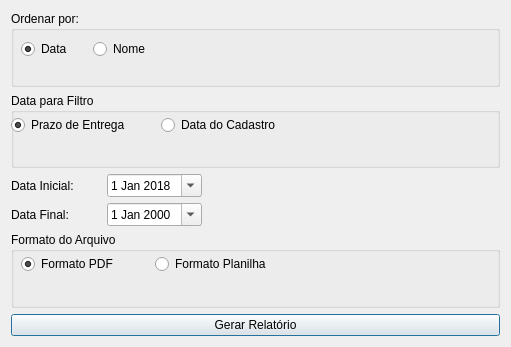
<?xml version="1.0" encoding="UTF-8"?>
<ui version="4.0">
 <class>frmRptRelatorioReservas</class>
 <widget class="QDialog" name="frmRptRelatorioReservas">
  <property name="geometry">
   <rect>
    <x>0</x>
    <y>0</y>
    <width>511</width>
    <height>347</height>
   </rect>
  </property>
  <property name="windowTitle">
   <string>Relatório de Reservas</string>
  </property>
  <layout class="QVBoxLayout" name="verticalLayout">
   <item>
    <widget class="QGroupBox" name="groupBox">
     <property name="autoFillBackground">
      <bool>false</bool>
     </property>
     <property name="title">
      <string>Ordenar por:</string>
     </property>
     <property name="flat">
      <bool>false</bool>
     </property>
     <widget class="QWidget" name="">
      <property name="geometry">
       <rect>
        <x>10</x>
        <y>26</y>
        <width>138</width>
        <height>25</height>
       </rect>
      </property>
      <layout class="QHBoxLayout" name="horizontalLayout">
       <item>
        <widget class="QRadioButton" name="rdData">
         <property name="text">
          <string>Data</string>
         </property>
         <property name="checked">
          <bool>true</bool>
         </property>
        </widget>
       </item>
       <item>
        <widget class="QRadioButton" name="rdNome">
         <property name="text">
          <string>Nome</string>
         </property>
        </widget>
       </item>
      </layout>
     </widget>
    </widget>
   </item>
   <item>
    <widget class="QGroupBox" name="groupBox_2">
     <property name="title">
      <string>Data para Filtro</string>
     </property>
     <widget class="QWidget" name="">
      <property name="geometry">
       <rect>
        <x>0</x>
        <y>20</y>
        <width>293</width>
        <height>25</height>
       </rect>
      </property>
      <layout class="QHBoxLayout" name="horizontalLayout_4">
       <item>
        <widget class="QRadioButton" name="rdPrazo">
         <property name="text">
          <string>Prazo de Entrega</string>
         </property>
         <property name="checked">
          <bool>true</bool>
         </property>
        </widget>
       </item>
       <item>
        <widget class="QRadioButton" name="rdCadastro">
         <property name="text">
          <string>Data do Cadastro</string>
         </property>
        </widget>
       </item>
      </layout>
     </widget>
    </widget>
   </item>
   <item>
    <layout class="QHBoxLayout" name="horizontalLayout_2">
     <item>
      <widget class="QLabel" name="label">
       <property name="minimumSize">
        <size>
         <width>90</width>
         <height>0</height>
        </size>
       </property>
       <property name="text">
        <string>Data Inicial:</string>
       </property>
      </widget>
     </item>
     <item>
      <widget class="QDateEdit" name="txtDataINI">
       <property name="calendarPopup">
        <bool>true</bool>
       </property>
       <property name="date">
        <date>
         <year>2018</year>
         <month>1</month>
         <day>1</day>
        </date>
       </property>
      </widget>
     </item>
     <item>
      <spacer name="horizontalSpacer">
       <property name="orientation">
        <enum>Qt::Horizontal</enum>
       </property>
       <property name="sizeHint" stdset="0">
        <size>
         <width>40</width>
         <height>20</height>
        </size>
       </property>
      </spacer>
     </item>
    </layout>
   </item>
   <item>
    <layout class="QHBoxLayout" name="horizontalLayout_3">
     <item>
      <widget class="QLabel" name="label_2">
       <property name="minimumSize">
        <size>
         <width>90</width>
         <height>0</height>
        </size>
       </property>
       <property name="text">
        <string>Data Final:</string>
       </property>
      </widget>
     </item>
     <item>
      <widget class="QDateEdit" name="txtDataFIM">
       <property name="calendarPopup">
        <bool>true</bool>
       </property>
      </widget>
     </item>
     <item>
      <spacer name="horizontalSpacer_2">
       <property name="orientation">
        <enum>Qt::Horizontal</enum>
       </property>
       <property name="sizeHint" stdset="0">
        <size>
         <width>40</width>
         <height>20</height>
        </size>
       </property>
      </spacer>
     </item>
    </layout>
   </item>
   <item>
    <widget class="QGroupBox" name="groupBox_3">
     <property name="title">
      <string>Formato do Arquivo</string>
     </property>
     <widget class="QWidget" name="">
      <property name="geometry">
       <rect>
        <x>10</x>
        <y>20</y>
        <width>261</width>
        <height>25</height>
       </rect>
      </property>
      <layout class="QHBoxLayout" name="horizontalLayout_5">
       <item>
        <widget class="QRadioButton" name="opPDF">
         <property name="text">
          <string>Formato PDF</string>
         </property>
         <property name="checked">
          <bool>true</bool>
         </property>
        </widget>
       </item>
       <item>
        <widget class="QRadioButton" name="opODS">
         <property name="text">
          <string>Formato Planilha</string>
         </property>
        </widget>
       </item>
      </layout>
     </widget>
    </widget>
   </item>
   <item>
    <widget class="QPushButton" name="btGerar">
     <property name="text">
      <string>Gerar Relatório</string>
     </property>
    </widget>
   </item>
  </layout>
 </widget>
 <tabstops>
  <tabstop>rdData</tabstop>
  <tabstop>rdNome</tabstop>
  <tabstop>rdPrazo</tabstop>
  <tabstop>rdCadastro</tabstop>
  <tabstop>txtDataINI</tabstop>
  <tabstop>txtDataFIM</tabstop>
  <tabstop>opPDF</tabstop>
  <tabstop>opODS</tabstop>
  <tabstop>btGerar</tabstop>
 </tabstops>
 <resources/>
 <connections/>
</ui>
